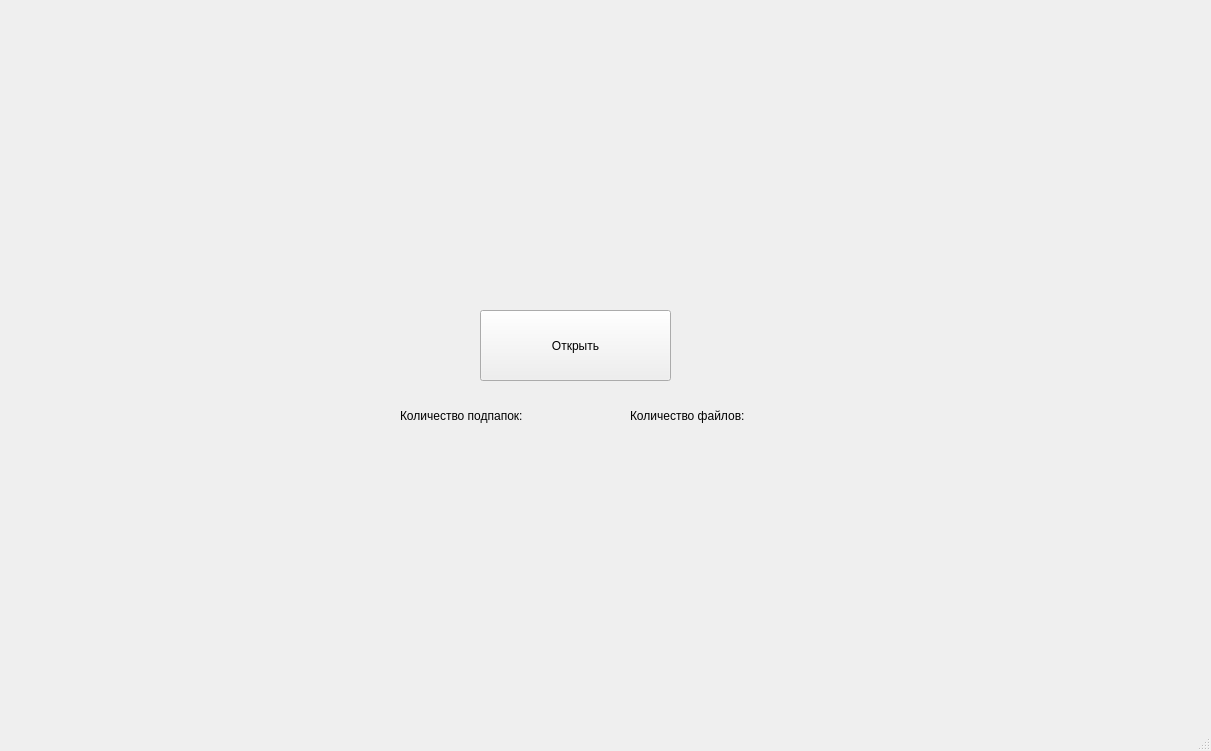
<?xml version="1.0" encoding="UTF-8"?>
<ui version="4.0">
 <class>MainWindow</class>
 <widget class="QMainWindow" name="MainWindow">
  <property name="geometry">
   <rect>
    <x>0</x>
    <y>0</y>
    <width>1211</width>
    <height>751</height>
   </rect>
  </property>
  <property name="windowTitle">
   <string>MainWindow</string>
  </property>
  <widget class="QWidget" name="centralwidget">
   <widget class="QPushButton" name="pushButton">
    <property name="geometry">
     <rect>
      <x>480</x>
      <y>310</y>
      <width>191</width>
      <height>71</height>
     </rect>
    </property>
    <property name="text">
     <string>Открыть</string>
    </property>
   </widget>
   <widget class="QLabel" name="label">
    <property name="geometry">
     <rect>
      <x>400</x>
      <y>390</y>
      <width>211</width>
      <height>51</height>
     </rect>
    </property>
    <property name="text">
     <string>Количество подпапок:</string>
    </property>
   </widget>
   <widget class="QLabel" name="label_2">
    <property name="geometry">
     <rect>
      <x>410</x>
      <y>440</y>
      <width>66</width>
      <height>31</height>
     </rect>
    </property>
    <property name="text">
     <string/>
    </property>
   </widget>
   <widget class="QLabel" name="label_3">
    <property name="geometry">
     <rect>
      <x>630</x>
      <y>390</y>
      <width>401</width>
      <height>51</height>
     </rect>
    </property>
    <property name="text">
     <string>Количество файлов:</string>
    </property>
   </widget>
   <widget class="QLabel" name="label_4">
    <property name="geometry">
     <rect>
      <x>630</x>
      <y>440</y>
      <width>66</width>
      <height>31</height>
     </rect>
    </property>
    <property name="text">
     <string/>
    </property>
   </widget>
  </widget>
  <widget class="QMenuBar" name="menubar">
   <property name="geometry">
    <rect>
     <x>0</x>
     <y>0</y>
     <width>1211</width>
     <height>22</height>
    </rect>
   </property>
  </widget>
  <widget class="QStatusBar" name="statusbar"/>
 </widget>
 <resources/>
 <connections/>
</ui>
